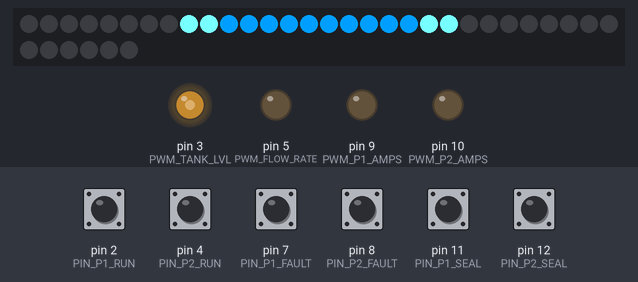
Bench run of a sketch on a simulated Arduino Nano, built with avr-gcc and run on an emulated ATmega328P. Shown: 36 RGB LEDs in strip order, left to right, continuing on the next row, output pins drawn as LEDs (lit = HIGH). Inputs (shaded band) come from the test bench; at power-on: pin 2 (PIN_P1_RUN), pin 4 (PIN_P2_RUN), pin 7 (PIN_P1_FAULT), pin 8 (PIN_P2_FAULT), pin 11 (PIN_P1_SEAL), pin 12 (PIN_P2_SEAL) HIGH. Random numbers use the default seed unless the sketch sets one.

Above: at 3.2 s.
3.3 s: pin 2 (PIN_P1_RUN) pulled LOW for 1 s
At 3.69 s:
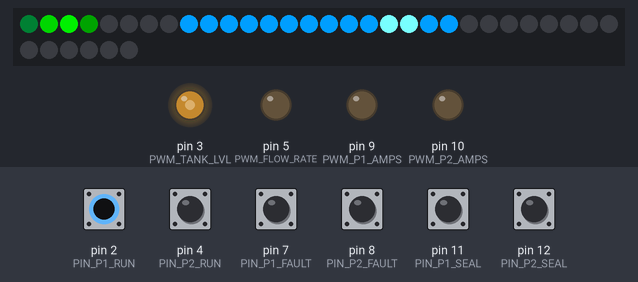
4.9 s: pin 4 (PIN_P2_RUN) pulled LOW for 1 s
At 5.85 s:
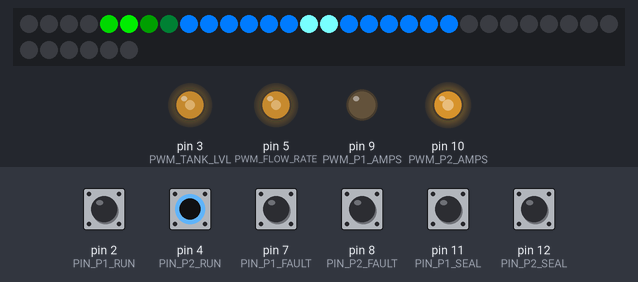
6.5 s: pin 7 (PIN_P1_FAULT) pulled LOW for 1 s
At 6.56 s:
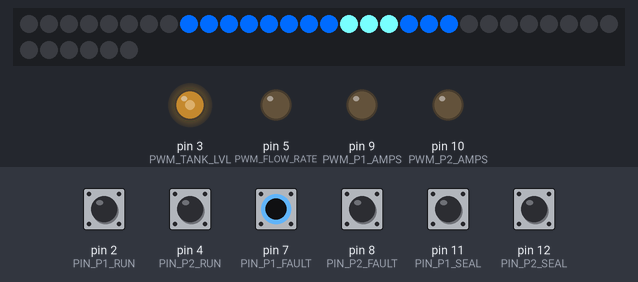
8.1 s: pin 8 (PIN_P2_FAULT) pulled LOW for 0.15 s
8.8 s: pin 2 (PIN_P1_RUN) pulled LOW for 1 s
At 9.24 s:
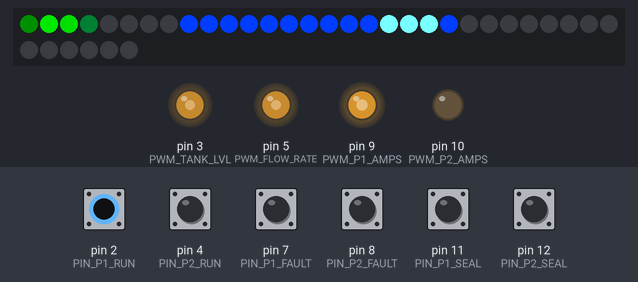
10.4 s: pin 4 (PIN_P2_RUN) pulled LOW for 1 s
At 10.78 s:
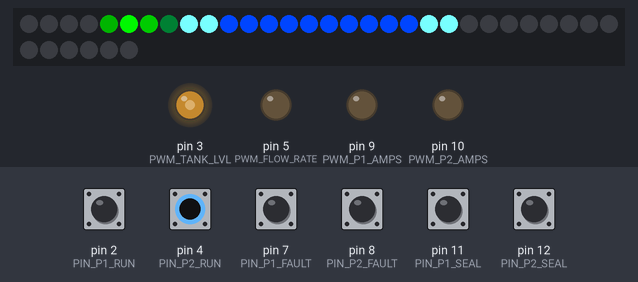
Timing chart, 0 to 13.0 s (numbered marks = the images above; inputs shaded):
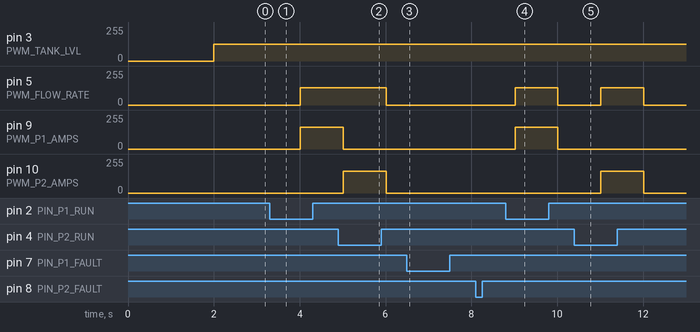

The sketch:

HighTideDemoV5-Final.ino
```cpp
/*
 * ======================================================================================
 * HIGHTIDE SYSTEM MASTER CONTROL - FINAL VERSION
 * ======================================================================================
 * DESCRIPTION:
 * This code simulates a dual-pump lift station with a 28-LED vertical tank display
 * and two 4-LED circular pump displays. It uses advanced "Sub-Pixel" math to
 * ensure that animations and water levels move with analog smoothness.
 *
 * KEY FEATURES:
 * 1. Sub-pixel Tank Leveling: The top LED fades in/out for liquid-smooth transitions.
 * 2. Scaled Shimmer: Water flow highlights scale their brightness to the water level.
 * 3. Time-Based Rotation: Pump animations are calculated by time, not fixed steps.
 * 4. Aqua-Breathing: The tank color oscillates slowly between Blue and Cyan.
 * ======================================================================================
 */

#include <Adafruit_NeoPixel.h>

// --- DIAGNOSTIC SWITCH ---
// Set to 'false' for production. In 'true' mode, the Nano sends data to the PC
// which can cause minor "stuttering" in the LED animations.
bool DEBUG_MODE = false;

// --- SIMULATION PARAMETERS ---
const int LED_BRIGHTNESS   = 255;      // Master brightness (0-255)
const unsigned long TANK_CAPACITY = 50000; // Capacity in Gallons (lower this number to inccrese the cycal rate) (smaller tank, faster fill and drain)
const int PUMP_FLOW_SINGLE = 510;      // GPM for one pump (Flowmeter is set to output 0-1000gpm so keep this number lower then 1000)
const int PUMP_FLOW_DUAL   = 490;      // GPM per pump when both run (number is dubled (2 pumps Running keep the total under 1000)
const int PUMP_AMPS_SINGLE = 65;       // Simulated Amps
const int PUMP_AMPS_DUAL   = 57;

// --- DRAIN (DEMAND) LOGIC --- set your min and max drate rate, this number is randomly selected and helt for the drain internval
int DRAIN_MIN = 100;    //this number sets the lowes rate the sysetem will drain
int DRAIN_MAX = 700;    // this number sets the max drain, think about pump speeds if this number is higher then the pump output the system will never fill up. if to low the drain will be slow)
unsigned long DRAIN_INTERVAL = 600000; // Pick a new drain rate every 10 mins

// --- PIN ASSIGNMENTS ---
const int PIN_NEOPIXEL  = 6;   // Data pin for LED strip
const int PIN_P1_RUN    = 2;   // Input: Pump 1 Running
const int PIN_P2_RUN    = 4;   // Input: Pump 2 Running
const int PIN_P1_FAULT  = 7;   // Input: Pump 1 Fault (Red Pulse)
const int PIN_P2_FAULT  = 8;   // Input: Pump 2 Fault (Red Pulse)
const int PIN_P1_SEAL   = 11;  // Input: Pump 1 Seal Leak (Purple Pulse)
const int PIN_P2_SEAL   = 12;  // Input: Pump 2 Seal Leak (Purple Pulse)

const int PWM_TANK_LVL  = 3;   // Analog Out: Tank Level Meter
const int PWM_FLOW_RATE = 5;   // Analog Out: System Flow Meter
const int PWM_P1_AMPS   = 9;   // Analog Out: Pump 1 Amperage
const int PWM_P2_AMPS   = 10;  // Analog Out: Pump 2 Amperage

// Define Strip: 36 LEDs (4 P1, 4 P2, 28 Tank)
Adafruit_NeoPixel strip(36, PIN_NEOPIXEL, NEO_GRB + NEO_KHZ800);

// --- GLOBAL VARIABLES ---
float currentGallons = 25000;  // Current water volume Set this to half the tank volume (start point at 50%)
int currentDrainRate = 500;    // Random demand from system
float netFlowRate = 0;         // Inflow minus Outflow
unsigned long lastUpdate = 0;  // Timer for physics loop
unsigned long lastDrainChange = 0;
unsigned long lastReport = 0;
int fadeValue = 0;             // Global brightness for pulsing effects
bool fadeDirection = true;

void setup() {
  // 1. CAPACITOR STABILIZATION
  // Allows the 1000uF capacitor to charge fully before LEDs start pulling current.
  delay(2000);

  if (DEBUG_MODE) {
    Serial.begin(9600);
    Serial.println(F("--- HighTide Master Active ---"));
  }

  // Seed the randomizer using noise from an empty analog pin
  randomSeed(analogRead(A0));
  currentDrainRate = random(DRAIN_MIN, DRAIN_MAX + 1);
  lastDrainChange = millis();

  strip.begin();
  strip.setBrightness(LED_BRIGHTNESS);
  strip.show(); // Initialize all pixels to 'off'

  // Initialize Inputs
  pinMode(PIN_P1_RUN, INPUT_PULLUP);
  pinMode(PIN_P2_RUN, INPUT_PULLUP);
  pinMode(PIN_P1_FAULT, INPUT_PULLUP);
  pinMode(PIN_P2_FAULT, INPUT_PULLUP);
  pinMode(PIN_P1_SEAL, INPUT_PULLUP);
  pinMode(PIN_P2_SEAL, INPUT_PULLUP);
}

void loop() {
  // READ INPUTS (Active Low/Grounded)
  bool p1Run = !digitalRead(PIN_P1_RUN);
  bool p2Run = !digitalRead(PIN_P2_RUN);
  bool p1Fail = !digitalRead(PIN_P1_FAULT);
  bool p2Fail = !digitalRead(PIN_P2_FAULT);
  bool p1Seal = !digitalRead(PIN_P1_SEAL);
  bool p2Seal = !digitalRead(PIN_P2_SEAL);

  // DRAIN LOGIC (System Demand)
  if (millis() - lastDrainChange >= DRAIN_INTERVAL) {
    currentDrainRate = random(DRAIN_MIN, DRAIN_MAX + 1);
    lastDrainChange = millis();
  }

  // PHYSICS LOOP (Runs at 1Hz/Once per second)
  if (millis() - lastUpdate >= 1000) {
    lastUpdate = millis();

    // Calculate total Inflow based on which pumps are running and not faulted
    float p1Inflow = (p1Run && !p1Fail) ? ((p2Run && !p2Fail) ? PUMP_FLOW_DUAL : PUMP_FLOW_SINGLE) : 0;
    float p2Inflow = (p2Run && !p2Fail) ? ((p1Run && !p1Fail) ? PUMP_FLOW_DUAL : PUMP_FLOW_SINGLE) : 0;

    // Net Flow = (In - Out). Divide by 60 to convert GPM to Gallons Per Second.
    netFlowRate = (p1Inflow + p2Inflow) - currentDrainRate;
    currentGallons += (netFlowRate / 60.0);
    currentGallons = constrain(currentGallons, 0, TANK_CAPACITY);

    // ANALOG METER OUTPUTS (PWM)
    analogWrite(PWM_TANK_LVL, map(currentGallons, 0, TANK_CAPACITY, 0, 255));
    analogWrite(PWM_FLOW_RATE, map(p1Inflow + p2Inflow, 0, 1000, 0, 255));

    int p1A = (p1Run && !p1Fail) ? ((p2Run && !p2Fail) ? PUMP_AMPS_DUAL : PUMP_AMPS_SINGLE) : 0;
    int p2A = (p2Run && !p2Fail) ? ((p1Run && !p1Fail) ? PUMP_AMPS_DUAL : PUMP_AMPS_SINGLE) : 0;
    analogWrite(PWM_P1_AMPS, map(p1A, 0, 100, 0, 255));
    analogWrite(PWM_P2_AMPS, map(p2A, 0, 100, 0, 255));

    if (DEBUG_MODE && (millis() - lastReport >= 15000)) {
      lastReport = millis();
      Serial.print(F("TANK: ")); Serial.print(currentGallons, 0);
      Serial.print(F(" | NET FLOW: ")); Serial.println(netFlowRate);
    }
  }

  // RENDER ANIMATIONS (Runs as fast as possible for smoothness)
  updateLEDs(p1Run, p1Fail, p1Seal, p2Run, p2Fail, p2Seal);
}

void updateLEDs(bool r1, bool f1, bool s1, bool r2, bool f2, bool s2) {
  strip.clear(); // Clear the buffer

  // 1. FAULT PULSE CALCULATION
  // Slow triangle wave (10 to 255) for "breathing" fault lights.
  if (fadeDirection) fadeValue += 5; else fadeValue -= 5;
  if (fadeValue >= 255) fadeDirection = false;
  if (fadeValue <= 10) fadeDirection = true;

  // 2. PUMP ROTATION MATH
  // Uses time (millis) to calculate a fractional position (0.0 to 4.0).
  // This ensures the rotation is consistent even if the code slows down.
  float pos = (float)(millis() % 800) / 800.0 * 4.0;

  for (int i = 0; i < 4; i++) {
    // PUMP 1 (Pixels 0-3)
    if (f1) strip.setPixelColor(i, strip.Color(fadeValue, 0, 0)); // Red Pulse if Fault
    else if (r1) strip.setPixelColor(i, getSmoothColor(i, pos, s1 ? strip.Color(180, 0, 255) : strip.Color(0, 255, 0)));

    // PUMP 2 (Pixels 4-7)
    if (f2) strip.setPixelColor(i + 4, strip.Color(fadeValue, 0, 0)); // Red Pulse if Fault
    else if (r2) strip.setPixelColor(i + 4, getSmoothColor(i, pos, s2 ? strip.Color(180, 0, 255) : strip.Color(0, 255, 0)));
  }

  // 3. TANK LEVEL WITH SUB-PIXEL FADING
  // preciseLeds calculates exactly how many LEDs should be on (e.g. 14.75)
  float preciseLeds = (currentGallons / (float)TANK_CAPACITY) * 28.0;
  int fullLeds = (int)preciseLeds;            // Solid LEDs (The integer part)
  float tipBrightness = preciseLeds - (float)fullLeds; // The "tip" fade (The decimal part)

  // AQUA-BREATHING COLOR: Slow Sine wave shifting the Green channel
  float aquaWave = sin(millis() / 2000.0);
  int gVal = map(aquaWave * 100, -100, 100, 60, 160);
  uint32_t aquaColor = strip.Color(0, gVal, 255);

  // SHIMMER OFFSET: Time-based movement for the flow animation
  float flowOffset = (float)millis() * 0.005;

  for (int i = 0; i < 28; i++) {
    uint32_t baseCol = 0;
    float currentPixelLevel = 0.0; // 0.0 to 1.0 (how "present" this pixel is)

    if (i < fullLeds) {
      baseCol = aquaColor;
      currentPixelLevel = 1.0;
    }
    else if (i == fullLeds) {
      // THE FADING TIP: Scale Green/Blue channels by the tipBrightness
      int tipG = (int)(gVal * tipBrightness);
      int tipB = (int)(255 * tipBrightness);
      baseCol = strip.Color(0, tipG, tipB);
      currentPixelLevel = tipBrightness;
    }

    // APPLY SCALED SHIMMER (Flowing highlights)
    if (currentPixelLevel > 0.05 && abs(netFlowRate) > 50) {
      // Calculate shimmering wave position
      float shimmerPos = (netFlowRate > 0) ? (i - flowOffset) : (i + flowOffset);
      float shimmerVal = sin(shimmerPos * 0.5);

      if (shimmerVal > 0.8) {
        // SCALED SHIMMER: Multiply the highlight by the pixel's level
        // to prevent the top LED from flashing to 100% white.
        int shimR = (int)(120 * currentPixelLevel);
        int shimG = (int)(255 * currentPixelLevel);
        int shimB = (int)(255 * currentPixelLevel);
        strip.setPixelColor(i + 8, strip.Color(shimR, shimG, shimB));
      } else {
        strip.setPixelColor(i + 8, baseCol);
      }
    } else {
      strip.setPixelColor(i + 8, baseCol);
    }
  }

  strip.show(); // Push the final frame to the LEDs
}

/**
 * Helper: Calculates the brightness of a pump LED based on its distance
 * from the 'virtual' light position. This creates the 'Slide' effect.
 */
uint32_t getSmoothColor(int ledIndex, float currentPos, uint32_t fullColor) {
  float diff = fabs((float)ledIndex - currentPos);

  // Handle the circular wrap-around (distance from 3 to 0 is 1, not 3)
  if (diff > 2.0) diff = 4.0 - diff;

  // Linear falloff: Light is 100% at the center, 0% if 1.5 pixels away
  float br = 1.0 - (diff / 1.5);
  if (br < 0) br = 0;

  // Apply the brightness multiplier to the color channels
  uint8_t r = (uint8_t)((fullColor >> 16 & 0xFF) * br);
  uint8_t g = (uint8_t)((fullColor >> 8 & 0xFF) * br);
  uint8_t b = (uint8_t)((fullColor & 0xFF) * br);

  // Provide a faint "pilot light" so the circle is always visible
  if (r == 0 && g == 0 && b == 0) return strip.Color(0, 5, 2);

  return strip.Color(r, g, b);
}
```

Measured:
- after the input at 3.3 s, pin 5 (PWM_FLOW_RATE): 0/255 → 130/255 after 0.71 s; pin 9 (PWM_P1_AMPS): 0/255 → 165/255 after 0.71 s
- after the input at 4.9 s, pin 10 (PWM_P2_AMPS): 0/255 → 165/255 after 0.11 s, → 0/255 1.0 s later
- after the input at 8.8 s, pin 5 (PWM_FLOW_RATE): 0/255 → 130/255 after 0.22 s, → 0/255 1.0 s later; pin 9 (PWM_P1_AMPS): 0/255 → 165/255 after 0.22 s, → 0/255 1.0 s later
- after the input at 10.4 s, pin 5 (PWM_FLOW_RATE): 0/255 → 130/255 after 0.62 s, → 0/255 1.0 s later; pin 10 (PWM_P2_AMPS): 0/255 → 165/255 after 0.62 s, → 0/255 1.0 s later
